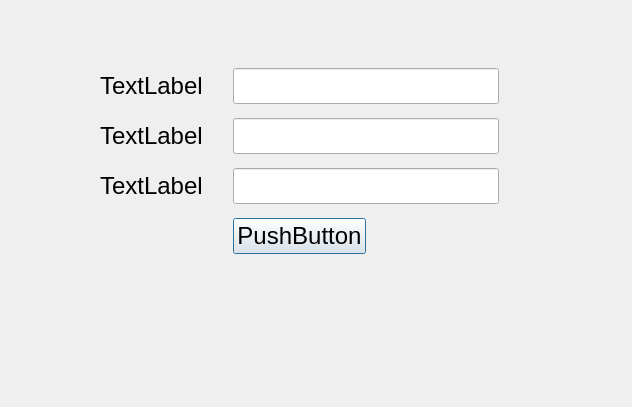
<?xml version="1.0" encoding="UTF-8"?>
<ui version="4.0">
 <class>dlgAddMovie</class>
 <widget class="QDialog" name="dlgAddMovie">
  <property name="geometry">
   <rect>
    <x>0</x>
    <y>0</y>
    <width>632</width>
    <height>407</height>
   </rect>
  </property>
  <property name="sizePolicy">
   <sizepolicy hsizetype="Preferred" vsizetype="Preferred">
    <horstretch>0</horstretch>
    <verstretch>0</verstretch>
   </sizepolicy>
  </property>
  <property name="font">
   <font>
    <family>Microsoft YaHei UI</family>
    <pointsize>18</pointsize>
   </font>
  </property>
  <property name="windowTitle">
   <string>Dialog</string>
  </property>
  <widget class="QWidget" name="gridLayoutWidget">
   <property name="geometry">
    <rect>
     <x>100</x>
     <y>60</y>
     <width>399</width>
     <height>206</height>
    </rect>
   </property>
   <layout class="QGridLayout" name="gridLayout">
    <item row="0" column="0">
     <widget class="QLabel" name="labMovieName">
      <property name="text">
       <string>TextLabel</string>
      </property>
     </widget>
    </item>
    <item row="2" column="0">
     <widget class="QLabel" name="labMovieDirector">
      <property name="text">
       <string>TextLabel</string>
      </property>
     </widget>
    </item>
    <item row="1" column="0">
     <widget class="QLabel" name="labMovieStar">
      <property name="text">
       <string>TextLabel</string>
      </property>
     </widget>
    </item>
    <item row="3" column="1">
     <widget class="QPushButton" name="btnOkay">
      <property name="text">
       <string>PushButton</string>
      </property>
     </widget>
    </item>
    <item row="1" column="1" colspan="2">
     <widget class="QLineEdit" name="edtMovieDirector"/>
    </item>
    <item row="2" column="1" colspan="2">
     <widget class="QLineEdit" name="edtMovieStar"/>
    </item>
    <item row="0" column="1" colspan="2">
     <widget class="QLineEdit" name="edtMovieName"/>
    </item>
   </layout>
  </widget>
 </widget>
 <resources/>
 <connections>
  <connection>
   <sender>btnOkay</sender>
   <signal>clicked()</signal>
   <receiver>dlgAddMovie</receiver>
   <slot>accept()</slot>
   <hints>
    <hint type="sourcelabel">
     <x>330</x>
     <y>240</y>
    </hint>
    <hint type="destinationlabel">
     <x>315</x>
     <y>203</y>
    </hint>
   </hints>
  </connection>
 </connections>
</ui>
